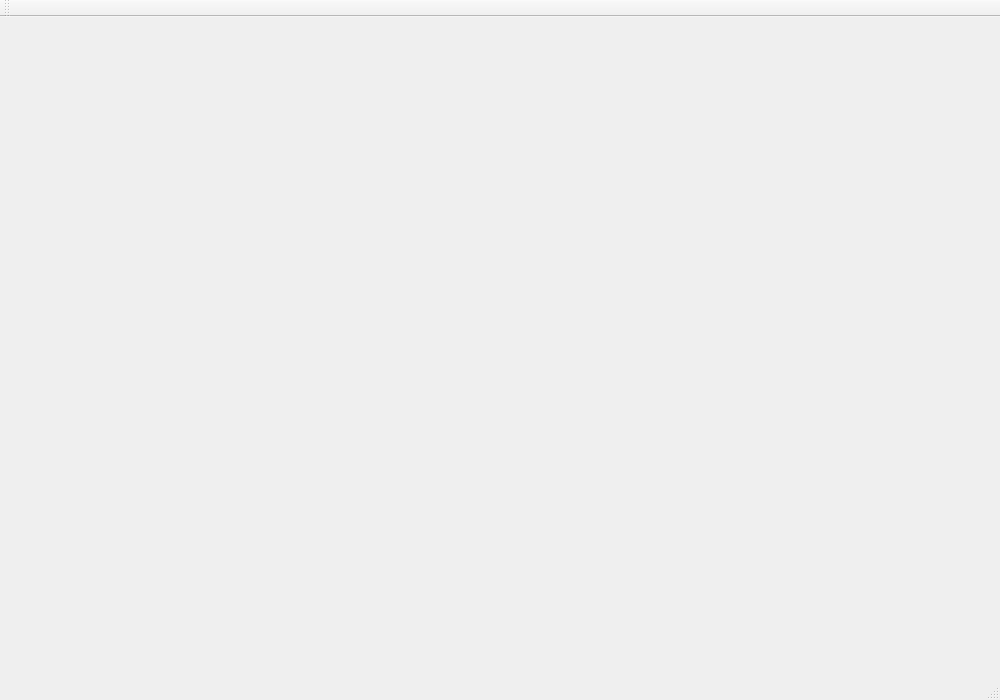
<?xml version="1.0" encoding="UTF-8"?>
<ui version="4.0">
 <class>MainWindow</class>
 <widget class="QMainWindow" name="MainWindow">
  <property name="geometry">
   <rect>
    <x>0</x>
    <y>0</y>
    <width>1000</width>
    <height>700</height>
   </rect>
  </property>
  <property name="windowTitle">
   <string>飞行棋</string>
  </property>
  <widget class="QWidget" name="centralWidget"/>
  <widget class="QMenuBar" name="menuBar">
   <property name="geometry">
    <rect>
     <x>0</x>
     <y>0</y>
     <width>1000</width>
     <height>22</height>
    </rect>
   </property>
  </widget>
  <widget class="QToolBar" name="mainToolBar">
   <attribute name="toolBarArea">
    <enum>TopToolBarArea</enum>
   </attribute>
   <attribute name="toolBarBreak">
    <bool>false</bool>
   </attribute>
  </widget>
  <widget class="QStatusBar" name="statusBar"/>
 </widget>
 <layoutdefault spacing="6" margin="11"/>
 <resources/>
 <connections/>
</ui>
